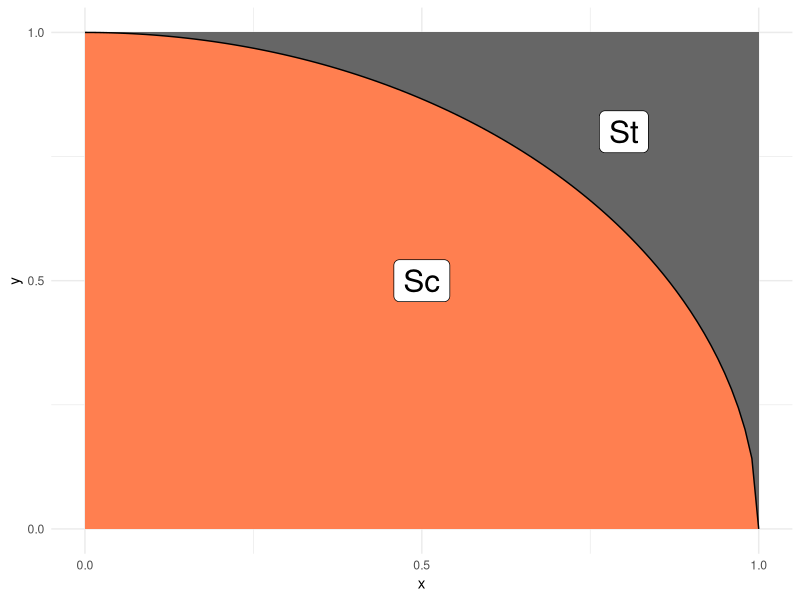

Source code (R):
## ---- chunk 1
library(tidyverse)
## ---- chunk 2
tibble(x = seq(0, 1, length.out = 100)) %>%
  mutate(y = sqrt(1 - x^2)) %>%

  ggplot(aes(x, y)) +
  annotate(
    "rect",
    xmin = 0, ymin = 0, xmax = 1, ymax = 1,
    fill = "grey40",
    size = 1
  ) +
  geom_ribbon(aes(ymin = 0, ymax = y), fill = "coral") +
  geom_line() +
  annotate(
    "label",
    x = 0.5, y = 0.5, label = "Sc",
    size = 8
  ) +
  annotate(
    "label",
    x = 0.8, y = 0.8, label = "St",
    size = 8
  ) +
  scale_x_continuous(breaks = c(0, 1/2, 1)) +
  scale_y_continuous(breaks = c(0, 1/2, 1)) +
  theme_minimal()
## ---- chunk 3
## TASK: Choose a sample size and generate samples
n_samples <- 100 # Choose a sample size # NOT USED right now

df_q1 <-
  map_dfr(
    rep(1e5, n_samples),
    function(n) {
      tibble(x = runif(n, min = 0, max = 1), y = runif(n, min = 0, max = 1)) %>%
      summarize(ratio = sum((y <= sqrt(1 - x^2)))/n()) %>%
      mutate(pi = 4 * ratio) # Generate the data
    }
  )
df_q1
## ---- chunk 4
## TASK: Estimate pi using your data from q1
pi_est <- mean(df_q1$pi)
pi_est
## ---- chunk 5

